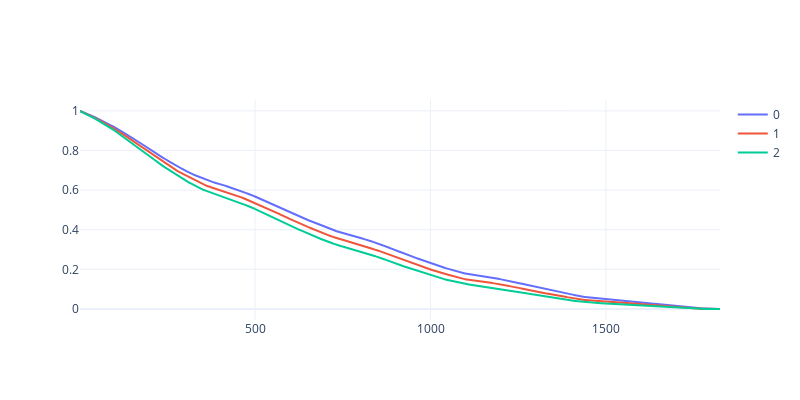

This figure's notebook cell:
### Markdown cell above
### Survival functions

### Code cell
# predict survival function
surv_funcs = estimator.predict_survival_function(Xy_test[cols_x].iloc[:3])

# plot results
data = [go.Scatter(x=fn.x,y= fn(fn.x), name=i) for i, fn in enumerate(surv_funcs)]
go.Figure(data, layout=dict(width=800, height=400))

### Figure 1 — Plotly figure (JSON) as saved in the notebook; plotly's stock layout.template omitted (floating-point values rounded to 4 significant figures; data arrays with more than 128 entries replaced by an {"elided": "..."} marker saying what was removed)
{"data": [{"name": "0", "type": "scatter", "x": {"elided": "1825 int values"}, "y": {"elided": "1825 float values"}}, {"name": "1", "type": "scatter", "x": {"elided": "1825 int values"}, "y": {"elided": "1825 float values"}}, {"name": "2", "type": "scatter", "x": {"elided": "1825 int values"}, "y": {"elided": "1825 float values"}}], "layout": {"height": 400, "width": 800}}
